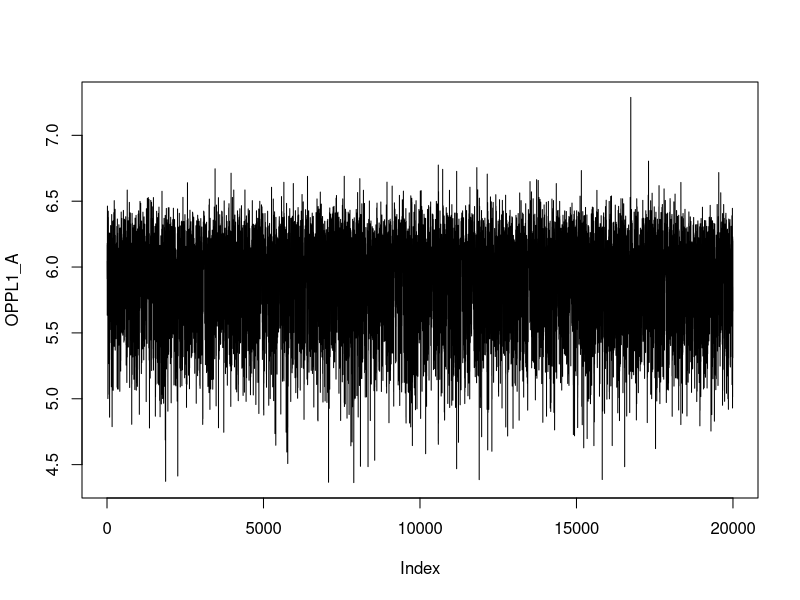
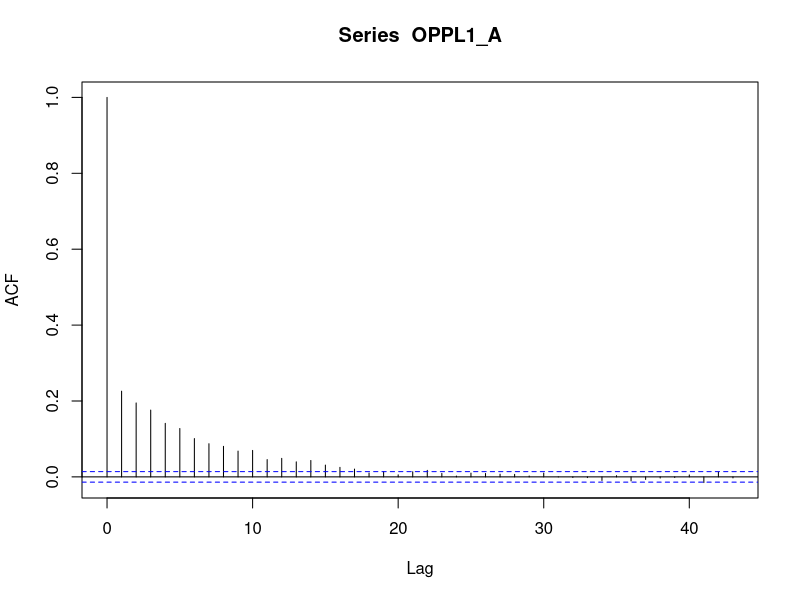
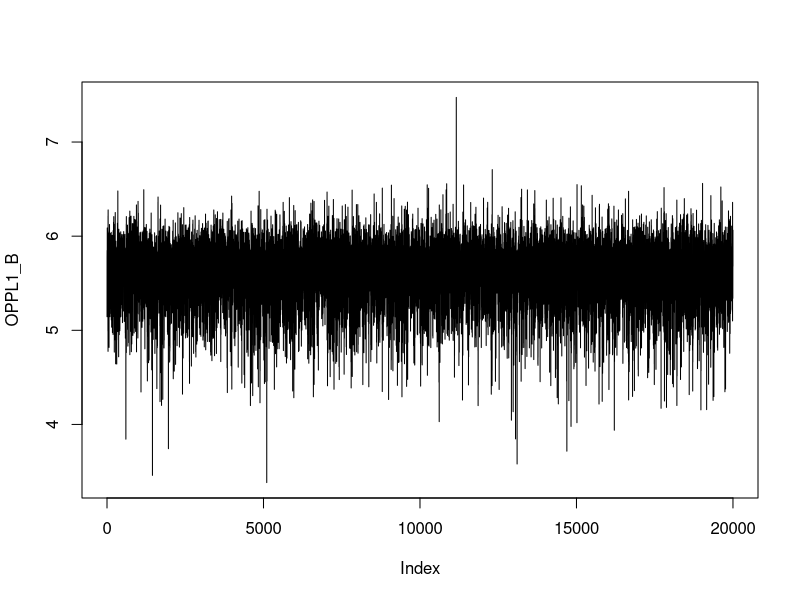
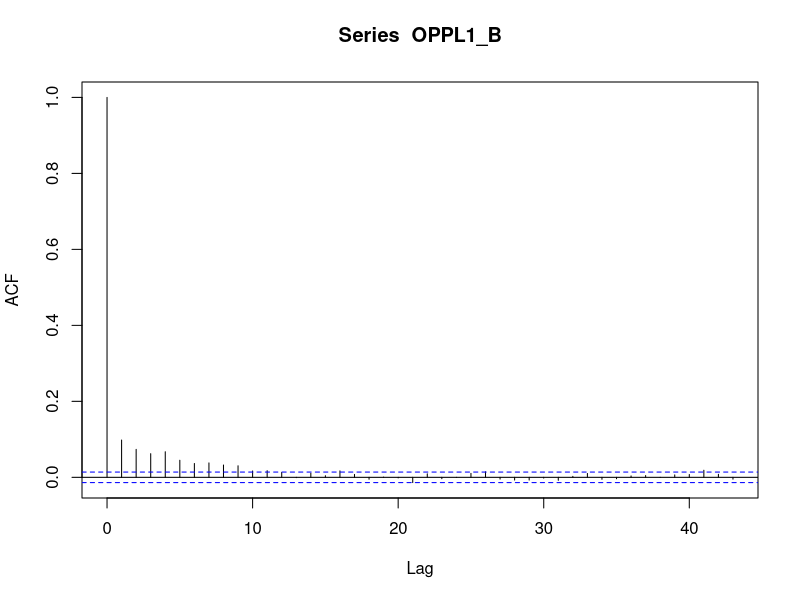
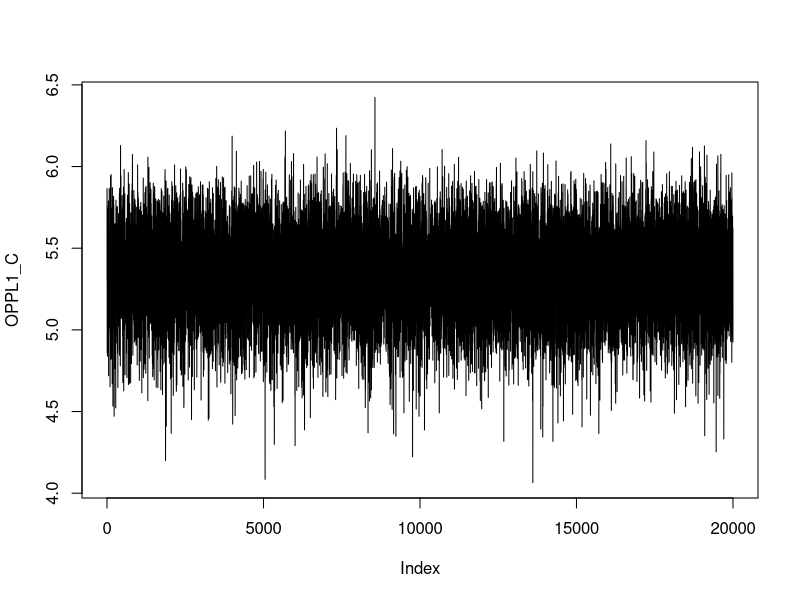
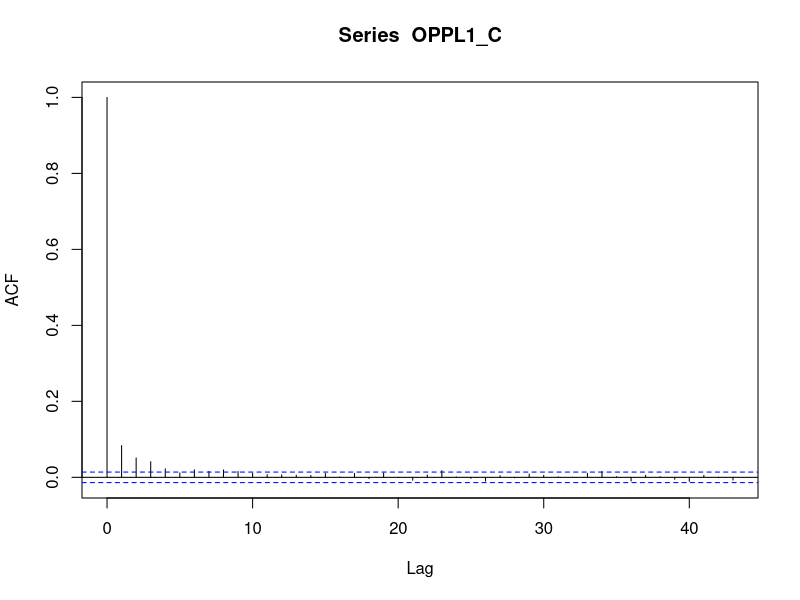
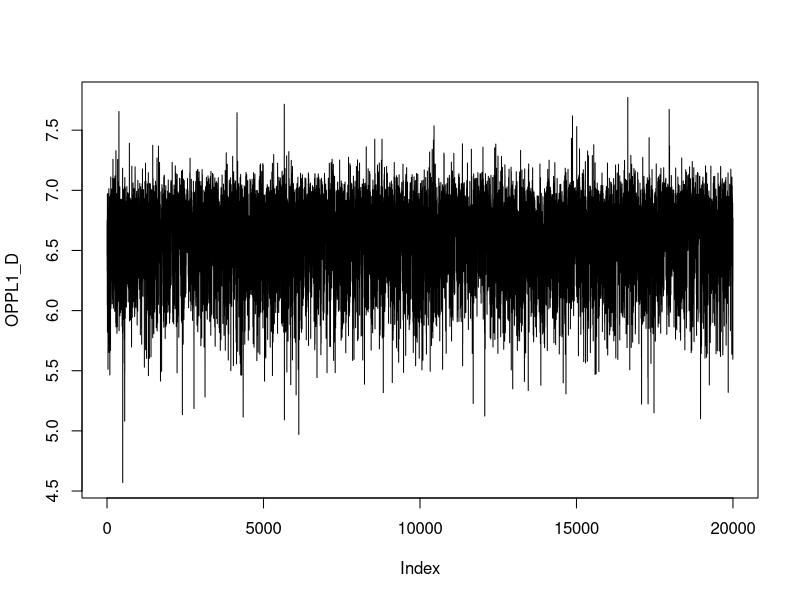
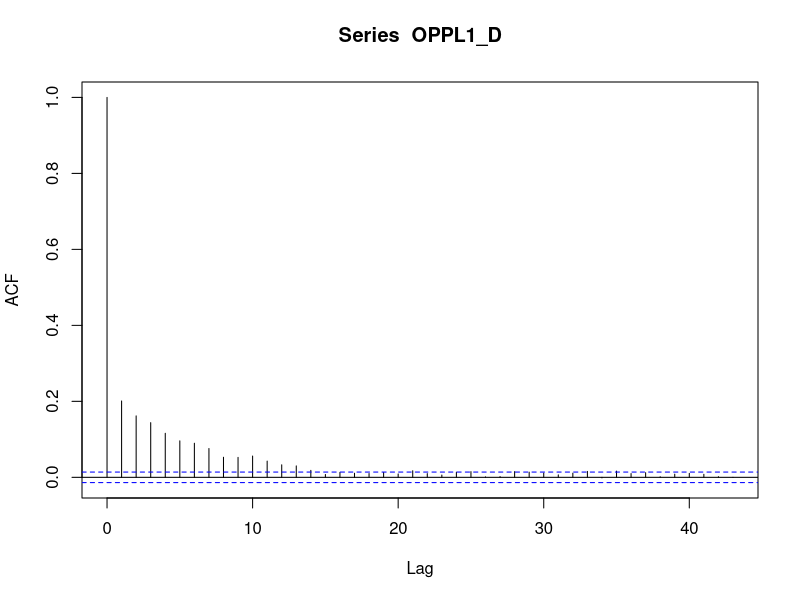

These figures' R source, in order: (Note: a time limit stopped this script after it produced the figures.)
########################################################################################################
########################################################################################################
#### Example 1: Normalized Power Prior in Borrowing Historical pH Data in Water Quality Assessment  ####
#### Normal Endpoints (response, non-response)                                               ###########
#### Assume Joint Prior of mu and sigmasq is (1/sigmasq)^a                                   ###########
#### a = 1.5 Jeffreys; a = 1 reference                                                       ###########
########################################################################################################
########################################################################################################

#### Function to sample from location-scale t distribution
rt_ls <- function(n, df, location, scale) rt(n,df)*scale + location
#### Function to sample from Inverse Gamma
r_igamma <- function(n, shape, rate = 1, scale = 1/rate){
  if(missing(rate) && !missing(scale)) rate <- 1/scale
  1/rgamma(n, shape, rate)
}
#### Function to sample from Inverse Chisq
rinvchisq <- function(n, df, scale=1/df)
{
  df <- rep(df, len=n); scale <- rep(scale, len=n)
  if(any(df <= 0)) stop("The df parameter must be positive.")
  if(any(scale <= 0)) stop("The scale parameter must be positive.")
  z <- rchisq(n, df=df)
  z[which(z == 0)] <- 1e-100
  x <- (df*scale) / z
  return(x)
}


#######################################################################################################
#### Original Joint Power Prior Posterior Sampling Function for Normal Data                     #######
#### Use likelihood as Product of Densities of Sufficient Statistics (Normal and Gamma Density) #######
#### Considering the constant 2pi                                                               #######
#######################################################################################################

NormalOPP_MCMC_suff <- function(Data.Cur, Data.Hist, 
                                CompStat = list(mean0 = NULL, n0 = NULL, var0 = NULL, mean1 = NULL, n1 = NULL, var1 = NULL), 
                                prior = list(joint.a = 1.5, delta.alpha = 1, delta.beta = 1), 
                                MCMCmethod = 'IND', rw.logit.delta = 0.1, 
                                ind.delta.alpha= 1, ind.delta.beta= 1, nsample = 5000, 
                                control.mcmc = list(delta.ini = NULL, burnin = 0, thin = 1))
{
  if(missing(CompStat)){
    mean0 <- mean(Data.Hist)
    n0 <- length(Data.Hist)
    var0 <- var(Data.Hist)*(n0-1)/n0
    
    mean1 <- mean(Data.Cur)
    n1 <- length(Data.Cur)
    var1 <- var(Data.Cur)*(n1-1)/n1
  }else{
    mean0 <- CompStat$mean0
    n0 <- CompStat$n0
    var0 <- CompStat$var0
    
    mean1 <- CompStat$mean1
    n1 <- CompStat$n1
    var1 <- CompStat$var1
  }
  
  LogPostNDelta <- function(x){
    
    K <- (x*n0*n1*(mean1-mean0)^2)/(2*(x*n0+n1))+
      (x*n0*var0+n1*var1)/2
    s0 <- var0*n0/(n0-1)
    
    logC <- ((n0-1)/2)*log((n0-1)/2) + ((n0-3)/2)*log(s0) + 
      0.5*(log(n0)-log(2*pi)) - lgamma((n0-1)/2)
    
    propDen <- (prior$delta.alpha-1)*log(x)+(prior$delta.beta-1)*log(1-x)-
      log(x*n0+n1)/2+lgamma((x*n0+n1-3)/2 +prior$joint.a)-
      ((x*n0+n1-3)/2 + prior$joint.a)*log(K)+x*logC
    
    return(propDen)
  }
  
  if(is.null(control.mcmc$delta.ini)) delta.ini = 0.5
  delta_cur <- delta.ini
  delta <- rep(delta.ini, nsample)
  counter <- 0
  niter <- nsample*control.mcmc$thin + control.mcmc$burnin
  
  for (i in 1:niter){
    ### Update delta with RW MH for Logit delta
    if(MCMCmethod == 'RW'){
      lgdelta_cur <- log(delta_cur/(1-delta_cur))
      lgdelta_prop <- rnorm(1, mean = lgdelta_cur, sd = sqrt(rw.logit.delta))
      delta_prop <- exp(lgdelta_prop)/(1+exp(lgdelta_prop))
      llik.prop <- LogPostNDelta(delta_prop)
      llik.cur <- LogPostNDelta(delta_cur)
      logr <- min(0, (llik.prop-llik.cur+log(delta_prop)+log(1-delta_prop)-log(delta_cur)-log(1-delta_cur)))
    }
    
    if(MCMCmethod == 'IND'){
      delta_prop <- rbeta(1, shape1 = ind.delta.alpha, shape2 = ind.delta.beta)
      llik.prop <- LogPostNDelta(delta_prop)
      llik.cur <- LogPostNDelta(delta_cur)
      logr <- min(0, (llik.prop-llik.cur+
                        dbeta(delta_cur, shape1 = ind.delta.alpha, shape2 = ind.delta.beta, log = TRUE) -
                        dbeta(delta_prop, shape1 = ind.delta.alpha, shape2 = ind.delta.beta, log = TRUE)))
    }
    
    if(runif(1) <= exp(logr)){
      delta_cur = delta_prop; counter = counter+1
    }
    
    if( i > control.mcmc$burnin & (i-control.mcmc$burnin)%%control.mcmc$thin==0) {
      delta[(i-control.mcmc$burnin)/control.mcmc$thin] <- delta_cur
    }
  }
  
  #### Generate mu and sigmasq conditional on delta 
  K = (delta*n0*n1*(mean0-mean1)^2/(delta*n0+n1) + delta*n0*var0 + n1*var1 )/2
  mu = rt_ls(nsample, df= delta*n0+n1+2*prior$joint.a-3, location= (delta*n0*mean0+n1*mean1)/(delta*n0 + n1), 
             scale= sqrt(2*K/( (delta*n0+n1+2*prior$joint.a-3)*(delta*n0+n1) )) )
  
  sigmasq= r_igamma(n = nsample, shape = (delta*n0+n1+2*prior$joint.a-3)/2, rate = K)
  return(list(mu = mu, sigmasq = sigmasq, delta = delta, acceptrate = counter/niter))
}


#######################################################################################################
#### Original Joint Power Prior Posterior Sampling Function for Normal Data                     #######
#### Use likelihood as Product of n normal Densities based on the original observations         #######
#### Considering the constant 2pi                                                               #######
#######################################################################################################

NormalOPP_MCMC_datalik <- function(Data.Cur, Data.Hist, 
                                   CompStat = list(mean0 = NULL, n0 = NULL, var0 = NULL, mean1 = NULL, n1 = NULL, var1 = NULL), 
                                   prior = list(joint.a = 1.5, delta.alpha = 1, delta.beta = 1), 
                                   MCMCmethod = 'IND', rw.logit.delta = 0.1, 
                                   ind.delta.alpha= 1, ind.delta.beta= 1, nsample = 5000, 
                                   control.mcmc = list(delta.ini = NULL, burnin = 0, thin = 1))
{
  if(missing(CompStat)){
    mean0 <- mean(Data.Hist)
    n0 <- length(Data.Hist)
    var0 <- var(Data.Hist)*(n0-1)/n0
    
    mean1 <- mean(Data.Cur)
    n1 <- length(Data.Cur)
    var1 <- var(Data.Cur)*(n1-1)/n1
  }else{
    mean0 <- CompStat$mean0
    n0 <- CompStat$n0
    var0 <- CompStat$var0
    
    mean1 <- CompStat$mean1
    n1 <- CompStat$n1
    var1 <- CompStat$var1
  }

  LogPostNDelta <- function(x){
    
    K <- (x*n0*n1*(mean1-mean0)^2)/(2*(x*n0+n1))+
      (x*n0*var0+n1*var1)/2
    
    propDen <- (prior$delta.alpha-1)*log(x)+(prior$delta.beta-1)*log(1-x)-
      log(x*n0+n1)/2+lgamma((x*n0+n1-3)/2 +prior$joint.a)-
      ((x*n0+n1-3)/2 + prior$joint.a)*log(K)-n0*x*0.5*log(2*pi)
    
    return(propDen)
  }
  
  if(is.null(control.mcmc$delta.ini)) delta.ini = 0.5
  delta_cur <- delta.ini
  delta <- rep(delta.ini, nsample)
  counter <- 0
  niter <- nsample*control.mcmc$thin + control.mcmc$burnin
  
  for (i in 1:niter){
    ### Update delta with RW MH for Logit delta
    if(MCMCmethod == 'RW'){
      lgdelta_cur <- log(delta_cur/(1-delta_cur))
      lgdelta_prop <- rnorm(1, mean = lgdelta_cur, sd = sqrt(rw.logit.delta))
      delta_prop <- exp(lgdelta_prop)/(1+exp(lgdelta_prop))
      llik.prop <- LogPostNDelta(delta_prop)
      llik.cur <- LogPostNDelta(delta_cur)
      logr <- min(0, (llik.prop-llik.cur+log(delta_prop)+log(1-delta_prop)-log(delta_cur)-log(1-delta_cur)))
    }
    
    if(MCMCmethod == 'IND'){
      delta_prop <- rbeta(1, shape1 = ind.delta.alpha, shape2 = ind.delta.beta)
      llik.prop <- LogPostNDelta(delta_prop)
      llik.cur <- LogPostNDelta(delta_cur)
      logr <- min(0, (llik.prop-llik.cur+
                        dbeta(delta_cur, shape1 = ind.delta.alpha, shape2 = ind.delta.beta, log = TRUE) -
                        dbeta(delta_prop, shape1 = ind.delta.alpha, shape2 = ind.delta.beta, log = TRUE)))
    }
    if(runif(1) <= exp(logr)){
      delta_cur = delta_prop; counter = counter+1
    }
    if( i > control.mcmc$burnin & (i-control.mcmc$burnin)%%control.mcmc$thin==0) {
      delta[(i-control.mcmc$burnin)/control.mcmc$thin] <- delta_cur
    }
  }
  
  #### Generate mu and sigmasq conditional on delta 
  K = (delta*n0*n1*(mean0-mean1)^2/(delta*n0+n1) + delta*n0*var0 + n1*var1 )/2
  mu = rt_ls(nsample, df= delta*n0+n1+2*prior$joint.a-3, location= (delta*n0*mean0+n1*mean1)/(delta*n0 + n1), 
             scale= sqrt(2*K/( (delta*n0+n1+2*prior$joint.a-3)*(delta*n0+n1) )) )
  
  sigmasq= r_igamma(n = nsample, shape = (delta*n0+n1+2*prior$joint.a-3)/2, rate = K)
  return(list(mu = mu, sigmasq = sigmasq, delta = delta, acceptrate = counter/niter))
}



#######################################################################################################
#### Original Joint Power Prior Posterior Sampling Function for Normal Data                     #######
#### Use likelihood as Product of n normal Densities based on the original observations         #######
#### Including an arbitrary constant (2pi)^(n0/2)exp(200)                                       #######
#######################################################################################################

NormalOPP_MCMC_arbitrary <- function(Data.Cur, Data.Hist, 
                                     CompStat = list(mean0 = NULL, n0 = NULL, var0 = NULL, mean1 = NULL, n1 = NULL, var1 = NULL), 
                                     prior = list(joint.a = 1.5, delta.alpha = 1, delta.beta = 1), 
                                     MCMCmethod = 'IND', rw.logit.delta = 0.1, 
                                     ind.delta.alpha= 1, ind.delta.beta= 1, nsample = 5000, 
                                     control.mcmc = list(delta.ini = NULL, burnin = 0, thin = 1))
{
  if(missing(CompStat)){
    mean0 <- mean(Data.Hist)
    n0 <- length(Data.Hist)
    var0 <- var(Data.Hist)*(n0-1)/n0
    
    mean1 <- mean(Data.Cur)
    n1 <- length(Data.Cur)
    var1 <- var(Data.Cur)*(n1-1)/n1
  }else{
    mean0 <- CompStat$mean0
    n0 <- CompStat$n0
    var0 <- CompStat$var0
    
    mean1 <- CompStat$mean1
    n1 <- CompStat$n1
    var1 <- CompStat$var1
  }

  LogPostNDelta <- function(x){
    
    K <- (x*n0*n1*(mean1-mean0)^2)/(2*(x*n0+n1))+
      (x*n0*var0+n1*var1)/2
    
    propDen <- (prior$delta.alpha-1)*log(x)+(prior$delta.beta-1)*log(1-x)-
      log(x*n0+n1)/2+lgamma((x*n0+n1-3)/2 +prior$joint.a)-
      ((x*n0+n1-3)/2 + prior$joint.a)*log(K)+200*x
    
    return(propDen)
  }
  
  if(is.null(control.mcmc$delta.ini)) delta.ini = 0.5
  delta_cur <- delta.ini
  delta <- rep(delta.ini, nsample)
  counter <- 0
  niter <- nsample*control.mcmc$thin + control.mcmc$burnin
  
  for (i in 1:niter){
    ### Update delta with RW MH for Logit delta
    if(MCMCmethod == 'RW'){
      lgdelta_cur <- log(delta_cur/(1-delta_cur))
      lgdelta_prop <- rnorm(1, mean = lgdelta_cur, sd = sqrt(rw.logit.delta))
      delta_prop <- exp(lgdelta_prop)/(1+exp(lgdelta_prop))
      
      llik.prop <- LogPostNDelta(delta_prop)
      llik.cur <- LogPostNDelta(delta_cur)
      
      logr <- min(0, (llik.prop-llik.cur+log(delta_prop)+log(1-delta_prop)-log(delta_cur)-log(1-delta_cur)))
    }
    if(MCMCmethod == 'IND'){
      delta_prop <- rbeta(1, shape1 = ind.delta.alpha, shape2 = ind.delta.beta)
      llik.prop <- LogPostNDelta(delta_prop)
      llik.cur <- LogPostNDelta(delta_cur)
      
      logr <- min(0, (llik.prop-llik.cur+
                        dbeta(delta_cur, shape1 = ind.delta.alpha, shape2 = ind.delta.beta, log = TRUE) -
                        dbeta(delta_prop, shape1 = ind.delta.alpha, shape2 = ind.delta.beta, log = TRUE)))
    }
    if(runif(1) <= exp(logr)){
      delta_cur = delta_prop; counter = counter+1
    }
    if( i > control.mcmc$burnin & (i-control.mcmc$burnin)%%control.mcmc$thin==0) {
      delta[(i-control.mcmc$burnin)/control.mcmc$thin] <- delta_cur
    }
  }
  
  #### vectorized generate mu and sigmasq conditional on delta 
  K = (delta*n0*n1*(mean0-mean1)^2/(delta*n0+n1) + delta*n0*var0 + n1*var1 )/2
  mu = rt_ls(nsample, df= delta*n0+n1+2*prior$joint.a-3, location= (delta*n0*mean0+n1*mean1)/(delta*n0 + n1), 
             scale= sqrt(2*K/( (delta*n0+n1+2*prior$joint.a-3)*(delta*n0+n1) )) )
  
  sigmasq= r_igamma(n = nsample, shape = (delta*n0+n1+2*prior$joint.a-3)/2, rate = K)
  return(list(mu = mu, sigmasq = sigmasq, delta = delta, acceptrate = counter/niter))
}



#######################################################################################################
#### Normalized Power Prior Posterior Sampling Function for Normal Data                         #######
#######################################################################################################

NormalNPP_MCMC <- function(Data.Cur, Data.Hist, 
                           CompStat = list(mean0 = NULL, n0 = NULL, var0 = NULL, mean1 = NULL, n1 = NULL, var1 = NULL), 
                           prior = list(joint.a = 1.5, delta.alpha = 1, delta.beta = 1), 
                           MCMCmethod = 'IND', rw.logit.delta = 0.1, 
                           ind.delta.alpha= 1, ind.delta.beta= 1, nsample = 5000, 
                           control.mcmc = list(delta.ini = NULL, burnin = 0, thin = 1))
{
  if(missing(CompStat)){
    mean0 <- mean(Data.Hist)
    n0 <- length(Data.Hist)
    var0 <- var(Data.Hist)*(n0-1)/n0
    mean1 <- mean(Data.Cur)
    n1 <- length(Data.Cur)
    var1 <- var(Data.Cur)*(n1-1)/n1
  }else{
    mean0 <- CompStat$mean0
    n0 <- CompStat$n0
    var0 <- CompStat$var0
    mean1 <- CompStat$mean1
    n1 <- CompStat$n1
    var1 <- CompStat$var1
  }
  #### Prior pi(mu,sigmasq) propto (1/sigmasq)^a
  ## a = 1 for Reference Prior; a = 1.5 for Jeffrey's Prior
  #### Normalized Power Prior for Normal Log Marginal Posterior (unnormalized) of Delta
  
  
  deltamin <- (3-2*prior$joint.a)/n0
  LogPostNDelta <- function(x){
    lden = (x*n0/2+prior$joint.a+prior$delta.alpha-2)*log(x)+(prior$delta.beta-1)*log(1-x)+
      lgamma((x*n0+n1-3)/2+prior$joint.a)-lgamma((x*n0-3)/2+prior$joint.a)-
      ((x*n0+n1-3)/2+prior$joint.a)*log((x*n1*(mean0-mean1)^2)/((x*n0+n1)*var0)+x+(n1*var1)/(n0*var0))-
      log(x*n0+n1)/2
    out = ifelse(x>deltamin, lden, log(.Machine$double.xmin))
  }
  
  if(is.null(control.mcmc$delta.ini)) delta.ini = 0.5
  delta_cur <- delta.ini
  delta <- rep(delta.ini, nsample)
  counter <- 0
  niter <- nsample*control.mcmc$thin + control.mcmc$burnin
  
  for (i in 1:niter){
    ### Update delta with RW MH for Logit delta
    if(MCMCmethod == 'RW'){
      lgdelta_cur <- log(delta_cur/(1-delta_cur))
      lgdelta_prop <- rnorm(1, mean = lgdelta_cur, sd = sqrt(rw.logit.delta))
      delta_prop <- exp(lgdelta_prop)/(1+exp(lgdelta_prop))
      llik.prop <- LogPostNDelta(delta_prop)
      llik.cur <- LogPostNDelta(delta_cur)
      logr <- min(0, (llik.prop-llik.cur+log(delta_prop)+log(1-delta_prop)-log(delta_cur)-log(1-delta_cur)))
    }
    
    if(MCMCmethod == 'IND'){
      delta_prop <- rbeta(1, shape1 = ind.delta.alpha, shape2 = ind.delta.beta)
      llik.prop <- LogPostNDelta(delta_prop)
      llik.cur <- LogPostNDelta(delta_cur)
      logr <- min(0, (llik.prop-llik.cur+
                        dbeta(delta_cur, shape1 = ind.delta.alpha, shape2 = ind.delta.beta, log = TRUE) -
                        dbeta(delta_prop, shape1 = ind.delta.alpha, shape2 = ind.delta.beta, log = TRUE)))
    }
    if(runif(1) <= exp(logr)){
      delta_cur = delta_prop; counter = counter+1
    }
    if( i > control.mcmc$burnin & (i-control.mcmc$burnin)%%control.mcmc$thin==0) {
      delta[(i-control.mcmc$burnin)/control.mcmc$thin] <- delta_cur
    }
  }
  
  #### vectorized generate mu and sigmasq conditional on delta 
  K = (delta*n0*n1*(mean0-mean1)^2/(delta*n0+n1) + delta*n0*var0 + n1*var1 )/2
  mu = rt_ls(nsample, df= delta*n0+n1+2*prior$joint.a-3, location= (delta*n0*mean0+n1*mean1)/(delta*n0 + n1), 
             scale= sqrt(2*K/( (delta*n0+n1+2*prior$joint.a-3)*(delta*n0+n1) )) )
  
  sigmasq= r_igamma(n = nsample, shape = (delta*n0+n1+2*prior$joint.a-3)/2, rate = K)
  meanmu <- mean(mu)
  meansigmasq <- mean(sigmasq)
  ### DIC without constant term
  D <- -2*(-n1*log(sigmasq)/2 -n1*(var1 + (mu-mean1)^2 )/(2*sigmasq))
  Dbar <- -2*(-n1*log(meansigmasq)/2 -n1*(var1 + (meanmu-mean1)^2 )/(2*meansigmasq))
  DIC <- 2*mean(D)-Dbar
  return(list(mu = mu, sigmasq = sigmasq, delta = delta, 
              acceptrate = counter/niter, DIC = DIC))
}



#######################################################################################################
#### Preparing some functions to calculate the sampling of 10% quantile                         #######
#######################################################################################################

PHNPPL <- function(mean0, n0, sd0, mean1, n1, sd1, nsample){
  POST <- NormalNPP_MCMC(CompStat = list(mean0 = mean0, n0 = n0, var0 = (sd0^2)*(1-1/n0), 
                                         mean1 = mean1, n1 = n1, var1 = (sd1^2)*(1-1/n1)), 
                 prior = list(joint.a = 1, delta.alpha = 1, delta.beta = 1), MCMCmethod = 'IND', 
                 rw.logit.delta = 0.1, ind.delta.alpha= 1, ind.delta.beta= 1, nsample = nsample, 
                 control.mcmc = list(delta.ini = NULL, burnin = 2000, thin = 5))
  POSTL <- POST$mu+qnorm(0.1)*sqrt(POST$sigmasq)
}

PHOPPL1 <- function(mean0, n0, sd0, mean1, n1, sd1, nsample){
  POST <- NormalOPP_MCMC_suff(CompStat = list(mean0 = mean0, n0 = n0, var0 = (sd0^2)*(1-1/n0), 
                                         mean1 = mean1, n1 = n1, var1 = (sd1^2)*(1-1/n1)), 
                         prior = list(joint.a = 1, delta.alpha = 1, delta.beta = 1), MCMCmethod = 'RW', 
                         rw.logit.delta = 0.3, ind.delta.alpha= 1, ind.delta.beta= 1, nsample = nsample, 
                         control.mcmc = list(delta.ini = NULL, burnin = 2000, thin = 5))
  POSTL <- POST$mu+qnorm(0.1)*sqrt(POST$sigmasq)
}

PHOPPL2 <- function(mean0, n0, sd0, mean1, n1, sd1, nsample){
  POST <- NormalOPP_MCMC_datalik(CompStat = list(mean0 = mean0, n0 = n0, var0 = (sd0^2)*(1-1/n0), 
                                         mean1 = mean1, n1 = n1, var1 = (sd1^2)*(1-1/n1)), 
                         prior = list(joint.a = 1, delta.alpha = 1, delta.beta = 1), MCMCmethod = 'RW', 
                         rw.logit.delta = 0.3, ind.delta.alpha= 1, ind.delta.beta= 1, nsample = nsample, 
                         control.mcmc = list(delta.ini = NULL, burnin = 2000, thin = 5))
  POSTL <- POST$mu+qnorm(0.1)*sqrt(POST$sigmasq)
}

PHOPPL3 <- function(mean0, n0, sd0, mean1, n1, sd1, nsample){
  POST <- NormalOPP_MCMC_arbitrary(CompStat = list(mean0 = mean0, n0 = n0, var0 = (sd0^2)*(1-1/n0), 
                                         mean1 = mean1, n1 = n1, var1 = (sd1^2)*(1-1/n1)), 
                         prior = list(joint.a = 1, delta.alpha = 1, delta.beta = 1), MCMCmethod = 'RW', 
                         rw.logit.delta = 0.3, ind.delta.alpha= 1, ind.delta.beta= 1, nsample = nsample, 
                         control.mcmc = list(delta.ini = NULL, burnin = 2000, thin = 5))
  POSTL <- POST$mu+qnorm(0.1)*sqrt(POST$sigmasq)
}

PHNBL <- function(mean1, n1, sd1, nsample){
  var1 = (sd1^2)*(1-1/n1)
  mu=  rt(nsample, df = n1-1)*sqrt(var1/(n1-1))+mean1
  sigmasq= rinvchisq(nsample, df = n1-1, scale = sd1^2)
  POSTL <- mu+qnorm(0.1)*sqrt(sigmasq)
  return(POSTL)
}

FunL <- function(x) c(round(length(x[x>6])/length(x),3), round(sd(x),2))



##################################################################################
################ Model Fitting Starts here                        ################
##################################################################################

### OPP1: density based on sufficient statistics; normal times gamma
set.seed(1234)
OPPL1_A <- PHOPPL1(mean0 = 7.05, n0 = 62, sd0 = 0.47, mean1 = 6.91, n1 = 16, sd1 = 0.90, nsample = 20000)
OPPL1_B <- PHOPPL1(mean0 = 6.73, n0 = 31, sd0 = 0.71, mean1 = 6.78, n1 = 12, sd1 = 1.03, nsample = 20000)
OPPL1_C <- PHOPPL1(mean0 = 6.95, n0 = 84, sd0 = 0.49, mean1 = 6.43, n1 = 24, sd1 = 0.88, nsample = 20000)
OPPL1_D <- PHOPPL1(mean0 = 7.88, n0 = 75, sd0 = 0.67, mean1 = 7.87, n1 = 21, sd1 = 1.11, nsample = 20000)

FunL(OPPL1_A); FunL(OPPL1_B); FunL(OPPL1_C); FunL(OPPL1_D)
plot(OPPL1_A,type ='l');acf(OPPL1_A)
plot(OPPL1_B,type ='l');acf(OPPL1_B)
plot(OPPL1_C,type ='l');acf(OPPL1_C)
plot(OPPL1_D,type ='l');acf(OPPL1_D)
#[1] 0.385 0.310
#[1] 0.051 0.300
#[1] 0.003 0.250
#[1] 0.959 0.300



#### OPP2: based on the loglikelihood of original data, including the 2pi
set.seed(1234)
OPPL2_A <- PHOPPL2(mean0 = 7.05, n0 = 62, sd0 = 0.47, mean1 = 6.91, n1 = 16, sd1 = 0.90, nsample = 20000)
OPPL2_B <- PHOPPL2(mean0 = 6.73, n0 = 31, sd0 = 0.71, mean1 = 6.78, n1 = 12, sd1 = 1.03, nsample = 20000)
OPPL2_C <- PHOPPL2(mean0 = 6.95, n0 = 84, sd0 = 0.49, mean1 = 6.43, n1 = 24, sd1 = 0.88, nsample = 20000)
OPPL2_D <- PHOPPL2(mean0 = 7.88, n0 = 75, sd0 = 0.67, mean1 = 7.87, n1 = 21, sd1 = 1.11, nsample = 20000)

FunL(OPPL2_A); FunL(OPPL2_B); FunL(OPPL2_C); FunL(OPPL2_D)
plot(OPPL2_A,type ='l');acf(OPPL2_A)
plot(OPPL2_B,type ='l');acf(OPPL2_B)
plot(OPPL2_C,type ='l');acf(OPPL2_C)
plot(OPPL2_D,type ='l');acf(OPPL2_D)
#[1] 0.201 0.320
#[1] 0.07 0.45
#[1] 0.002 0.250
#[1] 0.886 0.350



#### OPP3: with arbitrary constant exp(200)*(2pi)^(n0/2)
set.seed(123)
OPPL3_A <- PHOPPL3(mean0 = 7.05, n0 = 62, sd0 = 0.47, mean1 = 6.91, n1 = 16, sd1 = 0.90, nsample = 20000)
OPPL3_B <- PHOPPL3(mean0 = 6.73, n0 = 31, sd0 = 0.71, mean1 = 6.78, n1 = 12, sd1 = 1.03, nsample = 20000)
OPPL3_C <- PHOPPL3(mean0 = 6.95, n0 = 84, sd0 = 0.49, mean1 = 6.43, n1 = 24, sd1 = 0.88, nsample = 20000)
OPPL3_D <- PHOPPL3(mean0 = 7.88, n0 = 75, sd0 = 0.67, mean1 = 7.87, n1 = 21, sd1 = 1.11, nsample = 20000)

FunL(OPPL3_A); FunL(OPPL3_B); FunL(OPPL3_C); FunL(OPPL3_D)
plot(OPPL3_A,type ='l');acf(OPPL3_A)
plot(OPPL3_B,type ='l');acf(OPPL3_B)
plot(OPPL3_C,type ='l');acf(OPPL3_C)
plot(OPPL3_D,type ='l');acf(OPPL3_D)
#[1] 0.184 0.330
#[1] 0.068 0.470
#[1] 0.001 0.260
#[1] 0.874 0.350



#### NPP: 
set.seed(1234)
NPPL_A <- PHNPPL(mean0 = 7.05, n0 = 62, sd0 = 0.47, mean1 = 6.91, n1 = 16, sd1 = 0.90, nsample = 20000)
NPPL_B <- PHNPPL(mean0 = 6.73, n0 = 31, sd0 = 0.71, mean1 = 6.78, n1 = 12, sd1 = 1.03, nsample = 20000)
NPPL_C <- PHNPPL(mean0 = 6.95, n0 = 84, sd0 = 0.49, mean1 = 6.43, n1 = 24, sd1 = 0.88, nsample = 20000)
NPPL_D <- PHNPPL(mean0 = 7.88, n0 = 75, sd0 = 0.67, mean1 = 7.87, n1 = 21, sd1 = 1.11, nsample = 20000)

FunL(NPPL_A); FunL(NPPL_B); FunL(NPPL_C); FunL(NPPL_D)
plot(NPPL_A,type ='l');acf(NPPL_A)
plot(NPPL_B,type ='l');acf(NPPL_B)
plot(NPPL_C,type ='l');acf(NPPL_C)
plot(NPPL_D,type ='l');acf(NPPL_D)

#[1] 0.488 0.260
#[1] 0.047 0.260
#[1] 0.004 0.240
#[1] 0.986 0.250


#### Reference Prior Only, no historical data
set.seed(123)
NBL_A <- PHNBL(mean1 = 6.91, n1 = 16, sd1 = 0.90, nsample = 20000)
NBL_B <- PHNBL(mean1 = 6.78, n1 = 12, sd1 = 1.03, nsample = 20000)
NBL_C <- PHNBL(mean1 = 6.43, n1 = 24, sd1 = 0.88, nsample = 20000)
NBL_D <- PHNBL(mean1 = 7.87, n1 = 21, sd1 = 1.11, nsample = 20000)

FunL(NBL_A); FunL(NBL_B); FunL(NBL_C); FunL(NBL_D)
plot(OPPL3_A,type ='l');acf(OPPL3_A)
plot(OPPL3_B,type ='l');acf(OPPL3_B)
plot(OPPL3_C,type ='l');acf(OPPL3_C)
plot(OPPL3_D,type ='l');acf(OPPL3_D)



#### How much they can borrow?
# mean0 = 7.05; n0 = 62; sd0 = 0.47; mean1 = 6.91; n1 = 16; sd1 = 0.90; nsample = 20000
# OPP1 = NormalOPP_MCMC_suff(CompStat = list(mean0 = mean0, n0 = n0, var0 = (sd0^2)*(1-1/n0), 
#                                 mean1 = mean1, n1 = n1, var1 = (sd1^2)*(1-1/n1)), 
#                 prior = list(joint.a = 1, delta.alpha = 1, delta.beta = 1), MCMCmethod = 'RW', 
#                 rw.logit.delta = 0.3, ind.delta.alpha= 1, ind.delta.beta= 1, nsample = nsample, 
#                 control.mcmc = list(delta.ini = NULL, burnin = 2000, thin = 5))
# 
# OPP2 = NormalOPP_MCMC_datalik(CompStat = list(mean0 = mean0, n0 = n0, var0 = (sd0^2)*(1-1/n0), 
#                                        mean1 = mean1, n1 = n1, var1 = (sd1^2)*(1-1/n1)), 
#                        prior = list(joint.a = 1, delta.alpha = 1, delta.beta = 1), MCMCmethod = 'RW', 
#                        rw.logit.delta = 0.3, ind.delta.alpha= 1, ind.delta.beta= 1, nsample = nsample, 
#                        control.mcmc = list(delta.ini = NULL, burnin = 2000, thin = 5))
# 
# OPP3 = NormalOPP_MCMC_arbitrary(CompStat = list(mean0 = mean0, n0 = n0, var0 = (sd0^2)*(1-1/n0), 
#                                        mean1 = mean1, n1 = n1, var1 = (sd1^2)*(1-1/n1)), 
#                        prior = list(joint.a = 1, delta.alpha = 1, delta.beta = 1), MCMCmethod = 'RW', 
#                        rw.logit.delta = 0.3, ind.delta.alpha= 1, ind.delta.beta= 1, nsample = nsample, 
#                        control.mcmc = list(delta.ini = NULL, burnin = 2000, thin = 5))
# 
# mean(OPP1$delta) 0.1466039
# mean(OPP2$delta) 0.01620353
# mean(OPP3$delta) 0.9952083











#################################################################################################
#################################################################################################
#### Example 2: Normalized Power Prior in Borrowing Historical Control Data in Vaccine Trial ####
#### Binary Endpoints (response, non-response)                                               ####
#################################################################################################
#################################################################################################

## Calculate the (empirical) HPD from posterior sample
## Source: package TeachingDemos
emp.hpd <- function(x, conf=0.95){
  conf <- min(conf, 1-conf)
  n <- length(x)
  nn <- round( n*conf )
  x <- sort(x)
  xx <- x[ (n-nn+1):n ] - x[1:nn]
  m <- min(xx)
  nnn <- which(xx==m)[1]
  return( c( x[ nnn ], x[ n-nn+nnn ] ) )
}

###########################################################################################
#### Original Joint Power Prior Posterior Sampling Function for Bernoulli Data
#### Use likelihood as Product of Bernoulli
###########################################################################################
BerJPP1_MCMC <- function(Data.Cur = c(100, 50), Data.Hist = c(100, 50), 
                         prior = list(p.alpha = 1, p.beta = 1, 
                                      delta.alpha = 1, delta.beta = 1), 
                         MCMCmethod = 'IND', rw.logit.delta = 0.1, 
                         ind.delta.alpha= 1, ind.delta.beta= 1, nsample = 5000, 
                         control.mcmc = list(delta.ini = NULL, burnin = 0, thin = 1))
{
  
  y0 <- Data.Hist[2]; n0 <- Data.Hist[1]
  y1 <- Data.Cur[2]; n1 <- Data.Cur[1]
  
  
  LogPostBerDelta <- function(x){
    lbeta(x*y0 + y1 + prior$p.alpha, x*(n0-y0)+n1-y1+prior$p.beta)+
      (prior$delta.alpha-1)*log(x)+(prior$delta.beta-1)*log(1-x)
  }
  
  if(is.null(control.mcmc$delta.ini)) delta.ini = 0.5
  delta_cur <- delta.ini
  delta <- rep(delta.ini, nsample)
  counter <- 0
  niter <- nsample*control.mcmc$thin + control.mcmc$burnin
  
  for (i in 1:niter){
    ### Update delta with RW MH for Logit delta
    if(MCMCmethod == 'RW'){
      lgdelta_cur <- log(delta_cur/(1-delta_cur))
      lgdelta_prop <- rnorm(1, mean = lgdelta_cur, sd = sqrt(rw.logit.delta))
      delta_prop <- exp(lgdelta_prop)/(1+exp(lgdelta_prop))
      
      llik.prop <- LogPostBerDelta(delta_prop)
      llik.cur <- LogPostBerDelta(delta_cur)
      
      logr <- min(0, (llik.prop-llik.cur+log(delta_prop)+log(1-delta_prop)-log(delta_cur)-log(1-delta_cur)))
    }
    if(MCMCmethod == 'IND'){
      delta_prop <- rbeta(1, shape1 = ind.delta.alpha, shape2 = ind.delta.beta)
      llik.prop <- LogPostBerDelta(delta_prop)
      llik.cur <- LogPostBerDelta(delta_cur)
      
      logr <- min(0, (llik.prop-llik.cur+
                        dbeta(delta_cur, shape1 = ind.delta.alpha, shape2 = ind.delta.beta, log = TRUE) -
                        dbeta(delta_prop, shape1 = ind.delta.alpha, shape2 = ind.delta.beta, log = TRUE)))
    }
    
    if(runif(1) <= exp(logr)){
      delta_cur = delta_prop; counter = counter+1
    }
    
    if( i > control.mcmc$burnin & (i-control.mcmc$burnin)%%control.mcmc$thin==0) {
      delta[(i-control.mcmc$burnin)/control.mcmc$thin] <- delta_cur
    }
  }
  
  # Generate lambda conditional on delta 
  p <- rbeta(nsample, shape1 = delta*y0+y1+prior$p.alpha, 
             shape2 = delta*(n0-y0)+(n1-y1)+prior$p.beta)    
  meanp <- mean(p)
  D <- -2*(y1*log(p)+(n1-y1)*log(1-p))
  Dpbar <- -2*(y1*log(meanp)+(n1-y1)*log(1-meanp))
  DIC <- 2*mean(D)-Dpbar
  
  return(list(p = p, delta = delta, acceptrate = counter/niter, DIC = DIC))
}

###########################################################################################
#### Original Joint Power Prior Posterior Sampling Function for Bernoulli Data
#### Use binomial likelihood (including the (n choose x) constant)
###########################################################################################
BerJPP2_MCMC <- function(Data.Cur = c(100, 50), Data.Hist = c(100, 50), 
                         prior = list(p.alpha = 1, p.beta = 1, 
                                      delta.alpha = 1, delta.beta = 1), 
                         MCMCmethod = 'IND', rw.logit.delta = 0.1, 
                         ind.delta.alpha= 1, ind.delta.beta= 1, nsample = 5000, 
                         control.mcmc = list(delta.ini = NULL, burnin = 0, thin = 1))
{
  
  y0 <- Data.Hist[2]; n0 <- Data.Hist[1]
  y1 <- Data.Cur[2]; n1 <- Data.Cur[1]
  
  LogPostBerDelta <- function(x){
    x*lchoose(n0, y0)+  
      lbeta(x*y0 + y1 + prior$p.alpha, x*(n0-y0)+n1-y1+prior$p.beta)+
      (prior$delta.alpha-1)*log(x)+(prior$delta.beta-1)*log(1-x)
  }
  
  if(is.null(control.mcmc$delta.ini)) delta.ini = 0.5
  delta_cur <- delta.ini
  delta <- rep(delta.ini, nsample)
  counter <- 0
  niter <- nsample*control.mcmc$thin + control.mcmc$burnin
  
  for (i in 1:niter){
    ### Update delta with RW MH for Logit delta
    if(MCMCmethod == 'RW'){
      lgdelta_cur <- log(delta_cur/(1-delta_cur))
      lgdelta_prop <- rnorm(1, mean = lgdelta_cur, sd = sqrt(rw.logit.delta))
      delta_prop <- exp(lgdelta_prop)/(1+exp(lgdelta_prop))
      
      llik.prop <- LogPostBerDelta(delta_prop)
      llik.cur <- LogPostBerDelta(delta_cur)
      
      logr <- min(0, (llik.prop-llik.cur+log(delta_prop)+log(1-delta_prop)-log(delta_cur)-log(1-delta_cur)))
    }
    if(MCMCmethod == 'IND'){
      delta_prop <- rbeta(1, shape1 = ind.delta.alpha, shape2 = ind.delta.beta)
      llik.prop <- LogPostBerDelta(delta_prop)
      llik.cur <- LogPostBerDelta(delta_cur)
      
      logr <- min(0, (llik.prop-llik.cur+
                        dbeta(delta_cur, shape1 = ind.delta.alpha, shape2 = ind.delta.beta, log = TRUE) -
                        dbeta(delta_prop, shape1 = ind.delta.alpha, shape2 = ind.delta.beta, log = TRUE)))
    }
    
    if(runif(1) <= exp(logr)){
      delta_cur = delta_prop; counter = counter+1
    }
    
    if( i > control.mcmc$burnin & (i-control.mcmc$burnin)%%control.mcmc$thin==0) {
      delta[(i-control.mcmc$burnin)/control.mcmc$thin] <- delta_cur
    }
  }
  # Generate lambda conditional on delta 
  p <- rbeta(nsample, shape1 = delta*y0+y1+prior$p.alpha, 
             shape2 = delta*(n0-y0)+(n1-y1)+prior$p.beta)    
  meanp <- mean(p)
  D <- -2*(y1*log(p)+(n1-y1)*log(1-p))
  Dpbar <- -2*(y1*log(meanp)+(n1-y1)*log(1-meanp))
  DIC <- 2*mean(D)-Dpbar
  
  return(list(p = p, delta = delta, acceptrate = counter/niter, DIC = DIC))
}

###########################################################################################
#### Normalized Power Prior Posterior Sampling Function for Bernoulli Data
###########################################################################################
BerNPP_MCMC <- function(Data.Cur = c(100, 50), Data.Hist = c(100, 50), 
                        CompStat = list(y0 = NULL, n0 = NULL, y1 = NULL, n1 = NULL), 
                        prior = list(p.alpha = 1, p.beta = 1, 
                                     delta.alpha = 1, delta.beta = 1), 
                        MCMCmethod = 'IND', rw.logit.delta = 0.1, 
                        ind.delta.alpha = 1, ind.delta.beta = 1, nsample = 5000, 
                        control.mcmc = list(delta.ini = NULL, burnin = 0, thin = 1))
{
  if(missing(CompStat)){
    y0 <- Data.Hist[2]; n0 <- Data.Hist[1]
    y1 <- Data.Cur[2]; n1 <- Data.Cur[1]
  }else{
    y0 <- CompStat$y0
    n0 <- CompStat$n0
    y1 <- CompStat$y1
    n1 <- CompStat$n1
  }
  
  LogPostBerDelta <- function(x){
    lbeta(x*y0 + y1 + prior$p.alpha, x*(n0-y0)+n1-y1+prior$p.beta) -
      lbeta(x*y0 + prior$p.alpha, x*(n0-y0) + prior$p.beta) + 
      (prior$delta.alpha-1)*log(x)+(prior$delta.beta-1)*log(1-x)
  }
  
  if(is.null(control.mcmc$delta.ini)) delta.ini = 0.5
  delta_cur <- delta.ini
  delta <- rep(delta.ini, nsample)
  counter <- 0
  niter <- nsample*control.mcmc$thin + control.mcmc$burnin
  
  for (i in 1:niter){
    ### Update delta with RW MH for Logit delta
    if(MCMCmethod == 'RW'){
      lgdelta_cur <- log(delta_cur/(1-delta_cur))
      lgdelta_prop <- rnorm(1, mean = lgdelta_cur, sd = sqrt(rw.logit.delta))
      delta_prop <- exp(lgdelta_prop)/(1+exp(lgdelta_prop))
      
      llik.prop <- LogPostBerDelta(delta_prop)
      llik.cur <- LogPostBerDelta(delta_cur)
      
      logr <- min(0, (llik.prop-llik.cur+log(delta_prop)+log(1-delta_prop)-log(delta_cur)-log(1-delta_cur)))
    }
    if(MCMCmethod == 'IND'){
      delta_prop <- rbeta(1, shape1 = ind.delta.alpha, shape2 = ind.delta.beta)
      llik.prop <- LogPostBerDelta(delta_prop)
      llik.cur <- LogPostBerDelta(delta_cur)
      
      logr <- min(0, (llik.prop-llik.cur+
                        dbeta(delta_cur, shape1 = ind.delta.alpha, shape2 = ind.delta.beta, log = TRUE) -
                        dbeta(delta_prop, shape1 = ind.delta.alpha, shape2 = ind.delta.beta, log = TRUE)))}
    
    if(runif(1) <= exp(logr)){
      delta_cur = delta_prop; counter = counter+1
    }
    
    if( i > control.mcmc$burnin & (i-control.mcmc$burnin)%%control.mcmc$thin==0) {
      delta[(i-control.mcmc$burnin)/control.mcmc$thin] <- delta_cur
    }
  }
  # Generate lambda conditional on delta 
  p <- rbeta(nsample, shape1 = delta*y0+y1+prior$p.alpha, 
             shape2 = delta*(n0-y0)+(n1-y1)+prior$p.beta)    
  meanp <- mean(p)
  D <- -2*(y1*log(p)+(n1-y1)*log(1-p))
  Dpbar <- -2*(y1*log(meanp)+(n1-y1)*log(1-meanp))
  DIC <- 2*mean(D)-Dpbar
  return(list(p = p, delta = delta, acceptrate = counter/niter, DIC = DIC))
}


###########################################################################################
#### Original Joint Power Prior, Log-Posterior Densities on a Grid for Bernoulli Data
#### Use likelihood as Product of Bernoulli
###########################################################################################
LPDeltaBerJPP1 <- function(Data.Cur, Data.Hist, npoints = 1000, 
                           CompStat = list(y0 = NULL, n0 = NULL, y1 = NULL, n1 = NULL), 
                           prior = list(p.alpha = 1, p.beta = 1, 
                                        delta.alpha = 1, delta.beta = 1))
{
  if(missing(CompStat)){
    y0 <- Data.Hist[2]; n0 <- Data.Hist[1]
    y1 <- Data.Cur[2]; n1 <- Data.Cur[1]
  }else{
    y0 <- CompStat$y0
    n0 <- CompStat$n0
    y1 <- CompStat$y1
    n1 <- CompStat$n1
  }
  x <- seq(.Machine$double.eps, 1-.Machine$double.eps, length = npoints)
  propDen <- lbeta(x*y0 + y1 + prior$p.alpha, x*(n0-y0)+n1-y1+prior$p.beta)+
    (prior$delta.alpha-1)*log(x)+(prior$delta.beta-1)*log(1-x)
  return(data.frame(x = x, logden = propDen))
}

###########################################################################################
#### Original Joint Power Prior, Log-Posterior Densities on a Grid for Bernoulli Data
#### Use binomial likelihood (including the (n choose x) constant)
###########################################################################################
LPDeltaBerJPP2 <- function(Data.Cur, Data.Hist, npoints = 1000, 
                           CompStat = list(y0 = NULL, n0 = NULL, y1 = NULL, n1 = NULL), 
                           prior = list(p.alpha = 1, p.beta = 1, 
                                        delta.alpha = 1, delta.beta = 1))
{
  if(missing(CompStat)){
    y0 <- Data.Hist[2]; n0 <- Data.Hist[1]
    y1 <- Data.Cur[2]; n1 <- Data.Cur[1]
  }else{
    y0 <- CompStat$y0
    n0 <- CompStat$n0
    y1 <- CompStat$y1
    n1 <- CompStat$n1
  }
  x <- seq(.Machine$double.eps, 1-.Machine$double.eps, length = npoints)
  propDen <- lbeta(x*y0 + y1 + prior$p.alpha, x*(n0-y0)+n1-y1+prior$p.beta)+
    x*lchoose(n0, y0)+
    (prior$delta.alpha-1)*log(x)+(prior$delta.beta-1)*log(1-x)
  return(data.frame(x = x, logden = propDen))
}


###########################################################################################
#### Normalized Power Prior, Log-Posterior Densities on a Grid for Bernoulli Data
###########################################################################################
LPDeltaBerNPP <- function(Data.Cur, Data.Hist, npoints = 1000, 
                          CompStat = list(y0 = NULL, n0 = NULL, y1 = NULL, n1 = NULL), 
                          prior = list(p.alpha = 1, p.beta = 1, 
                                       delta.alpha = 1, delta.beta = 1))
{
  if(missing(CompStat)){
    y0 <- Data.Hist[2]; n0 <- Data.Hist[1]
    y1 <- Data.Cur[2]; n1 <- Data.Cur[1]
  }else{
    y0 <- CompStat$y0
    n0 <- CompStat$n0
    y1 <- CompStat$y1
    n1 <- CompStat$n1
  }
  x <- seq(.Machine$double.eps, 1-.Machine$double.eps, length = npoints)
  propDen <- lbeta(x*y0 + y1 + prior$p.alpha, x*(n0-y0)+n1-y1+prior$p.beta)-
    lbeta(x*y0 + prior$p.alpha, x*(n0-y0) + prior$p.beta) + 
    (prior$delta.alpha-1)*log(x)+(prior$delta.beta-1)*log(1-x)
  return(data.frame(x = x, logden = propDen))
}


###########################################################################################
#### Start the model fitting ####
###########################################################################################

### Historical Control 1: y01 = 417; N = 576
### Historical Control 2: y02 = 90; N = 111
### Historical Control 3: y03 = 49; N = 62
### Historical Control 4: y04 = 376; N = 487
### Total Historical Control: y = 932; N = 1236
### Current Control: y1 = 426; N = 592
### Current Test: y = 415; N = 558

#### Using Jeffrey's Prior, to get the Posterior of the Treatment Group
set.seed(4321)
Trtgrp <- rbeta(50000, shape1 = 1/2+415, shape2 = 1/2+558-415)


###########################################################################################
#### If no borrowing, with Jeffrey's prior for p
###########################################################################################
set.seed(1234567)
CControl <- rbeta(50000, shape1 = 1/2+426, shape2 = 1/2+592-426)

#### Estimates
round(100*mean(CControl),2)  #71.92%
plot(density(CControl, 0.003)) 

#### 95% HPD for treatment vs control: p_t- p_c
plot(Trtgrp - CControl, type = 'l')
plot(density(Trtgrp - CControl, 0.003))
round(100*quantile(Trtgrp - CControl, c(0.025, 0.975)),2)  # -2.72, 7.49 for equal-tail Credible Interval
round(100*emp.hpd(Trtgrp - CControl, conf = 0.95), 2)      # -2.61, 7.58 for 95% HPD 



###########################################################################################
#### If we use joint power prior, with product of Bernoulli likelihood
###########################################################################################
set.seed(12345)
ControlJPP1 <- BerJPP1_MCMC(Data.Cur = c(592, 426), Data.Hist = c(1236, 932), 
                            prior = list(p.alpha = 0.5, p.beta = 0.5, delta.alpha = 1, delta.beta = 1), 
                            MCMCmethod = 'RW', rw.logit.delta = 1, 
                            ind.delta.alpha= 1, ind.delta.beta= 1, nsample = 50000,
                            control.mcmc = list(delta.ini = NULL, burnin = 2000, thin = 5))

#### Model Fitting Checking; converged well
plot(ControlJPP1$delta, type = 'l')
plot(ControlJPP1$p, type = 'l')
acf(ControlJPP1$p)
acf(ControlJPP1$delta)

#### Estimates
round(100*mean(ControlJPP1$p), 2)         # 71.93%
round(mean(ControlJPP1$delta), 3)         # 0.001
plot(density(ControlJPP1$p, 0.003)) 
plot(density(ControlJPP1$delta, 0.0001))

#### 95% Credible Intervals for treatment vs control: p_t- p_c
plot(Trtgrp - ControlJPP1$p, type = 'l')
plot(density(Trtgrp - ControlJPP1$p, 0.003))
100*mean(Trtgrp - ControlJPP1$p)  
round(100*quantile(Trtgrp - ControlJPP1$p, c(0.025, 0.975)), 2)  # -2.70, 7.51 for equal-tail Credible Interval
round(100*emp.hpd(Trtgrp - ControlJPP1$p, conf = 0.95), 2)       # -2.89, 7.31 for 95% HPD  

#### Posterior Mode 
JPP1postLik <- LPDeltaBerJPP1(Data.Cur = c(592, 426), Data.Hist = c(1236, 932), npoints = 5000, 
                              prior = list(p.alpha = 0.5, p.beta = 0.5, delta.alpha = 1, delta.beta = 1))
round(JPP1postLik[which.max(JPP1postLik$logden), ][1], 3)        # 0




###########################################################################################
#### If we use the original power prior, using binomial likelihood 
#### Including the (N0 choose k0)^delta in the likelihood 
###########################################################################################
set.seed(123456)
ControlJPP2 <- BerJPP2_MCMC(Data.Cur = c(592, 426), Data.Hist = c(1236, 932), 
                            prior = list(p.alpha = 0.5, p.beta = 0.5, delta.alpha = 1, delta.beta = 1), 
                            MCMCmethod = 'RW', rw.logit.delta = 1, nsample = 50000,
                            control.mcmc = list(delta.ini = NULL, burnin = 2000, thin = 5))

#### Model Fitting Checking; converged well
plot(ControlJPP2$delta, type = 'l')
plot(ControlJPP2$p, type = 'l')
acf(ControlJPP2$p)
acf(ControlJPP2$delta)

#### Estimates
round(100*mean(ControlJPP2$p), 2)         # 72.68%
round(mean(ControlJPP2$delta), 3)         # 0.1656
plot(density(ControlJPP2$p, 0.003)) 
plot(density(ControlJPP2$delta, 0.01))

#### 95% Credible Interval for treatment vs control: p_t- p_c
plot(Trtgrp - ControlJPP2$p, type = 'l')
plot(density(Trtgrp - ControlJPP2$p, 0.003))
mean(Trtgrp - ControlJPP2$p)                   #0.165
round(100*quantile(Trtgrp - ControlJPP2$p, c(0.025, 0.975)), 2)  # -3.23, 6.62 for equal-tail Credible Interval
round(100*emp.hpd(Trtgrp - ControlJPP2$p, conf = 0.95), 2)       # -3.26, 6.59 for 95% HPD 

#### Posterior Mode
JPP2postLik <- LPDeltaBerJPP2(Data.Cur = c(592, 426), Data.Hist = c(1236, 932), npoints = 5000, 
                              prior = list(p.alpha = 0.5, p.beta = 0.5, delta.alpha = 1, delta.beta = 1))
round(JPP2postLik[which.max(JPP2postLik$logden), ][1], 3)  # 0




###########################################################################################
#### Using Normalized Power Prior to borrow historical control
###########################################################################################
set.seed(1234)
ControlNPP <- BerNPP_MCMC(Data.Cur = c(592, 426), Data.Hist = c(1236, 932), 
                          prior = list(p.alpha = 0.5, p.beta = 0.5, delta.alpha = 1, delta.beta = 1), 
                          MCMCmethod = 'RW', rw.logit.delta = 1, nsample = 50000,
                          control.mcmc = list(burnin = 2000, thin = 5))

#### Model Fitting Checking; converged well
plot(ControlNPP$delta, type = 'l')
plot(ControlNPP$p, type = 'l')
acf(ControlNPP$p)
acf(ControlNPP$delta)

#### Estimates
round(100*mean(ControlNPP$p), 2)              # 73.50%
round(mean(ControlNPP$delta), 3)              # 0.4817
plot(density(ControlNPP$p, 0.003))
plot(density(ControlNPP$delta, 0.1))

#### 95% Credible Intervals for treatment vs control: p_t- p_c
plot(Trtgrp - ControlNPP$p, type = 'l')
plot(density(Trtgrp - ControlNPP$p, 0.003))
mean(Trtgrp - ControlNPP$p)                   #0.0083
round(100*quantile(Trtgrp - ControlNPP$p, c(0.025, 0.975)), 2)  # -3.76, 5.54 for Equal Tail
round(100*emp.hpd(Trtgrp - ControlNPP$p, conf = 0.95), 2)       #-3.76 5.54 for HPD 

#### Posterior Mode
NPPpostLik <- LPDeltaBerNPP(Data.Cur = c(592, 426), Data.Hist = c(1236, 932), npoints = 5000, 
                            prior = list(p.alpha = 0.5, p.beta = 0.5, delta.alpha = 1, delta.beta = 1))
NPPpostLik[which.max(NPPpostLik$logden), ]
round(NPPpostLik[which.max(NPPpostLik$logden), ][1], 3)  # 0.181
